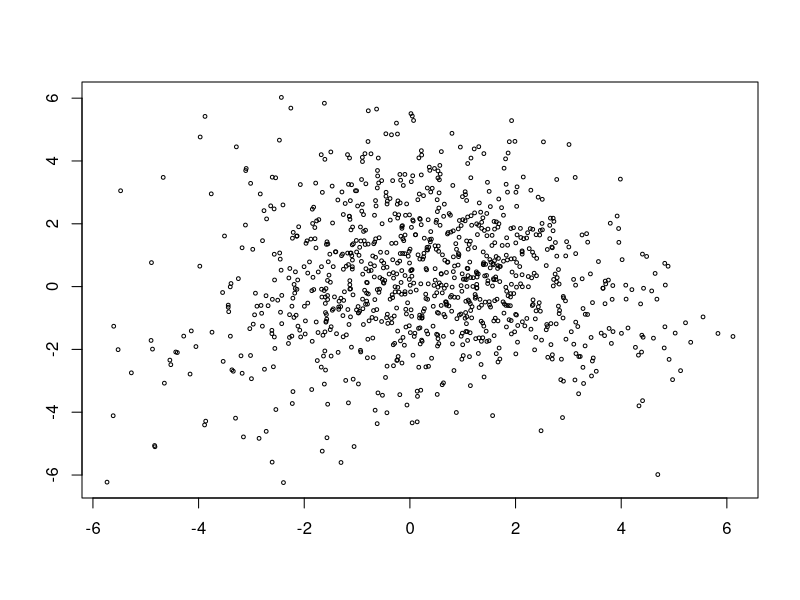

Source code (R):

N = 1000             

#Sample N random uniforms U
U =runif(N)

#Variable to store the samples from the mixture distribution                                             
rand.samples = matrix(rep(NA,2*N),nrow=2)

mu1 = c(0,0)
mu2 = c(1,1)
mu3 = c(-1,-1)

set.seed(0)
sig1 = matrix(c(2,0,0,2),nrow=2)
sig2 = matrix(c(4,-2,-2,4),nrow=2)
sig3 = matrix(c(4,2,2,4),nrow=2)

library(MASS)
#Sampling from the mixture
for(i in 1:N){
    if(U[i]<.3){
        rand.samples[,i] = mvrnorm(1,mu1,sig1)
    }else if(U[i]<.8){
        rand.samples[,i] = mvrnorm(1,mu2,sig2)
    }else{
        rand.samples[,i] = mvrnorm(1,mu3,sig3)
    }
}

plot(rand.samples[1,],rand.samples[2,],cex=0.5,xlab="",ylab="")


par(mfrow=c(1,3))

